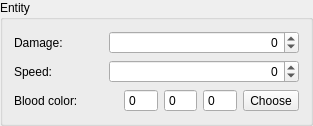
                <widget class="QGroupBox" name="EntityEntityBox">
                 <property name="title">
                  <string>Entity</string>
                 </property>
                 <layout class="QVBoxLayout" name="verticalLayout_12">
                  <item>
                   <widget class="QWidget" name="Damage" native="true">
                    <layout class="QHBoxLayout" name="imgcols_12">
                     <property name="margin">
                      <number>0</number>
                     </property>
                     <item>
                      <widget class="QLabel" name="label_41">
                       <property name="text">
                        <string>Damage:</string>
                       </property>
                      </widget>
                     </item>
                     <item>
                      <spacer name="horizontalSpacer_39">
                       <property name="orientation">
                        <enum>Qt::Horizontal</enum>
                       </property>
                       <property name="sizeHint" stdset="0">
                        <size>
                         <width>40</width>
                         <height>20</height>
                        </size>
                       </property>
                      </spacer>
                     </item>
                     <item>
                      <widget class="QSpinBox" name="spinBox_12">
                       <property name="sizePolicy">
                        <sizepolicy hsizetype="Maximum" vsizetype="Fixed">
                         <horstretch>0</horstretch>
                         <verstretch>0</verstretch>
                        </sizepolicy>
                       </property>
                       <property name="minimumSize">
                        <size>
                         <width>190</width>
                         <height>0</height>
                        </size>
                       </property>
                       <property name="alignment">
                        <set>Qt::AlignRight|Qt::AlignTrailing|Qt::AlignVCenter</set>
                       </property>
                       <property name="minimum">
                        <number>-999999999</number>
                       </property>
                       <property name="maximum">
                        <number>999999999</number>
                       </property>
                      </widget>
                     </item>
                    </layout>
                   </widget>
                  </item>
                  <item>
                   <widget class="QWidget" name="Speed" native="true">
                    <layout class="QHBoxLayout" name="imgcols_13">
                     <property name="margin">
                      <number>0</number>
                     </property>
                     <item>
                      <widget class="QLabel" name="label_42">
                       <property name="text">
                        <string>Speed:</string>
                       </property>
                      </widget>
                     </item>
                     <item>
                      <spacer name="horizontalSpacer_40">
                       <property name="orientation">
                        <enum>Qt::Horizontal</enum>
                       </property>
                       <property name="sizeHint" stdset="0">
                        <size>
                         <width>40</width>
                         <height>20</height>
                        </size>
                       </property>
                      </spacer>
                     </item>
                     <item>
                      <widget class="QSpinBox" name="spinBox_16">
                       <property name="sizePolicy">
                        <sizepolicy hsizetype="Maximum" vsizetype="Fixed">
                         <horstretch>0</horstretch>
                         <verstretch>0</verstretch>
                        </sizepolicy>
                       </property>
                       <property name="minimumSize">
                        <size>
                         <width>190</width>
                         <height>0</height>
                        </size>
                       </property>
                       <property name="alignment">
                        <set>Qt::AlignRight|Qt::AlignTrailing|Qt::AlignVCenter</set>
                       </property>
                       <property name="minimum">
                        <number>-999999999</number>
                       </property>
                       <property name="maximum">
                        <number>999999999</number>
                       </property>
                      </widget>
                     </item>
                    </layout>
                   </widget>
                  </item>
                  <item>
                   <widget class="QWidget" name="Bloodcolor" native="true">
                    <layout class="QHBoxLayout" name="horizontalLayout_20">
                     <property name="margin">
                      <number>0</number>
                     </property>
                     <item>
                      <widget class="QLabel" name="label_14">
                       <property name="text">
                        <string>Blood color:</string>
                       </property>
                      </widget>
                     </item>
                     <item>
                      <spacer name="horizontalSpacer_12">
                       <property name="orientation">
                        <enum>Qt::Horizontal</enum>
                       </property>
                       <property name="sizeHint" stdset="0">
                        <size>
                         <width>40</width>
                         <height>20</height>
                        </size>
                       </property>
                      </spacer>
                     </item>
                     <item>
                      <widget class="QSpinBox" name="spinBox_13">
                       <property name="sizePolicy">
                        <sizepolicy hsizetype="Expanding" vsizetype="Fixed">
                         <horstretch>0</horstretch>
                         <verstretch>0</verstretch>
                        </sizepolicy>
                       </property>
                       <property name="maximumSize">
                        <size>
                         <width>38</width>
                         <height>16777215</height>
                        </size>
                       </property>
                       <property name="frame">
                        <bool>true</bool>
                       </property>
                       <property name="buttonSymbols">
                        <enum>QAbstractSpinBox::NoButtons</enum>
                       </property>
                       <property name="keyboardTracking">
                        <bool>false</bool>
                       </property>
                       <property name="maximum">
                        <number>256</number>
                       </property>
                      </widget>
                     </item>
                     <item>
                      <widget class="QSpinBox" name="spinBox_14">
                       <property name="sizePolicy">
                        <sizepolicy hsizetype="Expanding" vsizetype="Fixed">
                         <horstretch>0</horstretch>
                         <verstretch>0</verstretch>
                        </sizepolicy>
                       </property>
                       <property name="maximumSize">
                        <size>
                         <width>38</width>
                         <height>16777215</height>
                        </size>
                       </property>
                       <property name="frame">
                        <bool>true</bool>
                       </property>
                       <property name="buttonSymbols">
                        <enum>QAbstractSpinBox::NoButtons</enum>
                       </property>
                       <property name="keyboardTracking">
                        <bool>false</bool>
                       </property>
                       <property name="maximum">
                        <number>256</number>
                       </property>
                      </widget>
                     </item>
                     <item>
                      <widget class="QSpinBox" name="spinBox_15">
                       <property name="sizePolicy">
                        <sizepolicy hsizetype="Expanding" vsizetype="Fixed">
                         <horstretch>0</horstretch>
                         <verstretch>0</verstretch>
                        </sizepolicy>
                       </property>
                       <property name="maximumSize">
                        <size>
                         <width>38</width>
                         <height>16777215</height>
                        </size>
                       </property>
                       <property name="frame">
                        <bool>true</bool>
                       </property>
                       <property name="buttonSymbols">
                        <enum>QAbstractSpinBox::NoButtons</enum>
                       </property>
                       <property name="keyboardTracking">
                        <bool>false</bool>
                       </property>
                       <property name="maximum">
                        <number>256</number>
                       </property>
                      </widget>
                     </item>
                     <item>
                      <widget class="QToolButton" name="toolButton">
                       <property name="text">
                        <string>Choose</string>
                       </property>
                      </widget>
                     </item>
                    </layout>
                   </widget>
                  </item>
                 </layout>
                </widget>
